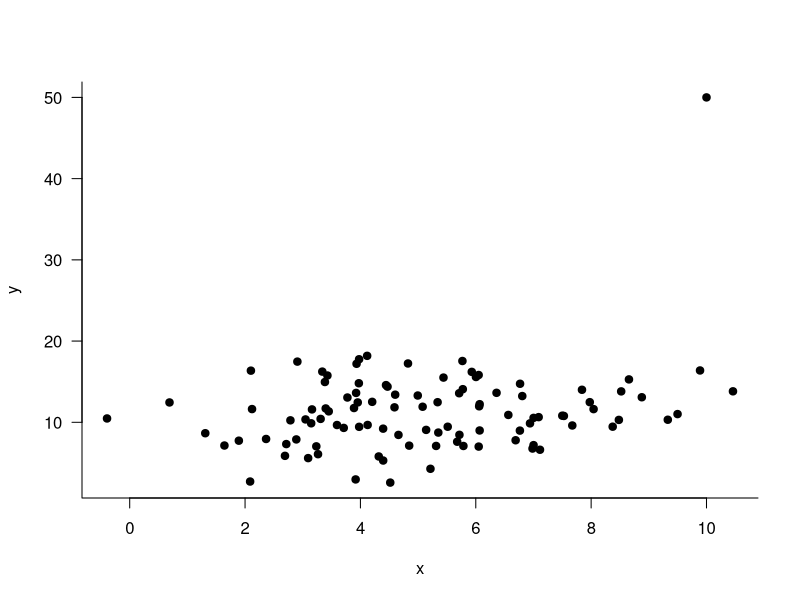
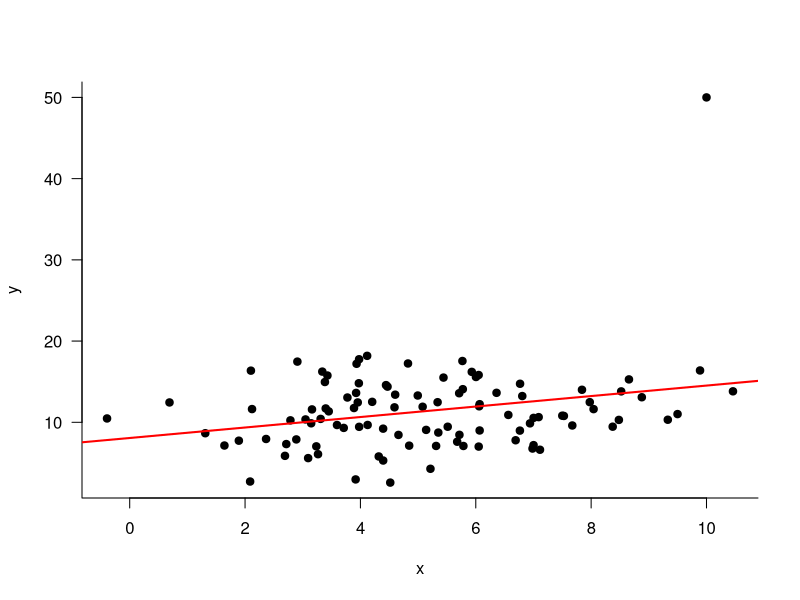

R code for these plots, in order: (Note: this script raises an error after producing the figures.)
#################
# Aula 2        #
#################

# Leverage

x <- c(7.00174712948254, 3.42781031589392, 8.52105574282553, 4.12482912275715, 
8.37374758810425, 3.95369048270609, 7.09002403256177, 4.82472651051348, 
6.94010595204472, 4.84546519467089, 6.56439343084678, 4.44376140143253, 
8.65555062767845, 6.76478415569091, 2.90705815680475, 7.49991575223246, 
7.00213557519635, 6.05062262451397, 3.09376280117596, 3.23544938540961, 
6.80602406252237, 9.88790217314452, 0.690038585165681, 2.8886316831934, 
5.07872014368443, 3.93326938806275, 3.146347513878, 8.04235488064743, 
4.11659556160699, 4.51723274570686, -0.392876906074164, 3.38443748315666, 
3.26484518200147, 3.88873909943655, 3.39831572607608, 8.87863239949017, 
5.67766596198024, 6.76774552247464, 2.71492895277715, 5.7121991798231, 
5.33799523062086, 7.84112966563011, 10.4588254431617, 3.4506003231019, 
2.10139072411213, 3.97703412699872, 5.93059512790795, 5.7855190078502, 
5.76843964898612, 3.97276412774644, 4.39378535386709, 5.71640013634206, 
5.51340860749047, 4.5907303701762, 3.31008330029527, 9.32916930487116, 
3.71078787243564, 2.36439662231077, 4.20420154312883, 5.21420984755441, 
5.77519954482952, 1.64232584659987, 2.12080793690511, 3.92501584522754, 
5.13920133760774, 6.69105891707917, 7.52719374690774, 1.89221896791134, 
3.16029383465529, 5.31213716765184, 4.99408755014427, 3.59404259765348, 
5.35055960522695, 6.05885704546737, 7.11307379323143, 3.91713016193117, 
3.77462654532407, 1.31028715967763, 7.97644275299941, 6.98384138151947, 
4.39460300867419, 4.65949615933869, 6.06704629376181, 6.04955685577203, 
6.00337417806602, 4.46991651945873, 3.978041809596, 8.48068509644628, 
6.06703027887744, 6.35993994983707, 4.6027434489403, 4.31774354661981, 
2.69200338854798, 3.04830481309809, 5.44009375746166, 2.08777723421555, 
3.33914125640455, 9.4980649547125, 7.67331591401228, 2.78648282012637, 10)

y <- c(7.18757125485541, 15.7583171747943, 13.8054500713669, 9.67102446757093, 
9.45869751601116, 12.4442640702196, 10.635998788434, 17.2414202706205, 
9.86971530266937, 7.1244686017249, 10.9045946693933, 14.5779123842152, 
15.2812127720382, 8.97613942966552, 17.4710976958648, 10.8131878127853, 
10.5425380915134, 7.00879083536761, 5.59012114286317, 7.03835228419343, 
13.2301976869436, 16.3810105654493, 12.4430038423371, 7.89138432385461, 
11.9137222488805, 17.2033330029129, 9.87524717424288, 11.6218611620329, 
18.1816633750854, 2.57542898202939, 10.4720889563575, 14.959473641122, 
6.07268160577814, 11.7556840097281, 11.7043157949436, 13.0834075143326, 
7.60620700565468, 14.7433422212012, 7.31839885433726, 13.5764056160014, 
12.4733630565169, 14.0026278906154, 13.8134881955219, 11.3461268792287, 
16.3575274332158, 17.7625797990145, 16.2079662408937, 7.08307850595622, 
17.5466204649117, 14.8078687504493, 9.21592339236405, 8.45673763952783, 
9.45288527602863, 11.8415222924217, 10.417112007983, 10.3135943923442, 
9.30940800456943, 7.94560988620789, 12.5178696379242, 4.27445498987508, 
14.0775920463786, 7.14015906704605, 11.6274937764255, 13.6170027494992, 
9.06470466420889, 7.78808814343803, 10.7801265320517, 7.73533327109074, 
11.5866184460959, 7.08770071475279, 13.2958558478651, 9.66392698812927, 
8.73435249790248, 11.966430863254, 6.61943056031116, 2.96575022008354, 
13.0505881506843, 8.65426083865582, 12.4793500364089, 6.76614565835074, 
5.2922086305817, 8.4450056777774, 12.2294058014436, 15.8223956552243, 
15.5766819459155, 14.3878040034365, 9.44165947724122, 10.2938507440163, 
8.9920539812653, 13.6284775573068, 13.3995237313451, 5.79369673057994, 
5.86912059380556, 10.3525260563245, 15.5043075691772, 2.70667086786833, 
16.2401508667509, 11.0109463752221, 9.60739533531043, 10.241706156151, 50)

# Gráfico
plot(x,y,las=1,pch=19,bty="l")

# Matriz X
n <- length(x)
X <- matrix(c(rep(1,n),x),ncol=2)

# Coeficientes
solve(t(X)%*%X)%*%t(X)%*%y

# Modelo 1: todas as observações
m1 <- lm(y~x)
summary(m1)
plot(x,y,las=1,pch=19,bty="l")
abline(m1,col="red",lwd=2)

# Modelo 2: sem a observação #101
m2 <- lm(y[-101]~x2[-101])
summary(m2)
plot(x,y,las=1,pch=19,bty="l")
abline(m1,col="red",lwd=2)
abline(m2,col="blue",lwd=2)
text(x[101],y[101],"101",pos=1)

# Leverage
plot(hatvalues(m1), type = 'h', las=1, col="red")
h <- hatvalues(m1)
# A soma dos valores de h é o número de parâmetros do modelo
sum(h)

# Flag
# A common rule is to flag any observation whose leverage value
# is more than 3 times larger than the mean leverage value
flag <- 3*sum(h)/n
plot(hatvalues(m1), type = 'h', las=1, col="red")
lines(c(0,n+1),c(flag,flag),lty="dashed")
paste("Flagged observations:")
which(as.numeric(h)>flag)

# Gráfico
plot(x,y,las=1,pch=19,bty="l")
text(x[31],y[31],"31",pos=1,col="red")
text(x[43],y[43],"43",pos=1,col="red")
text(x[101],y[101],"101",pos=1,col="red")

